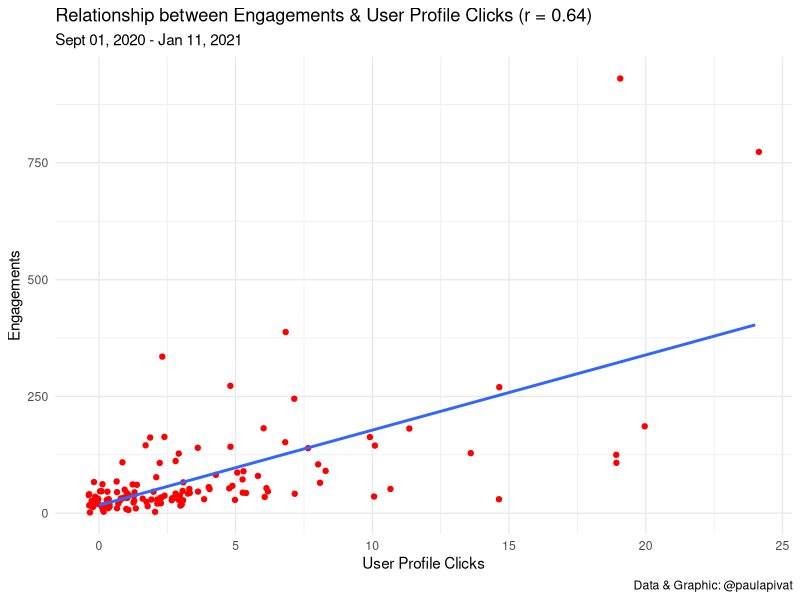
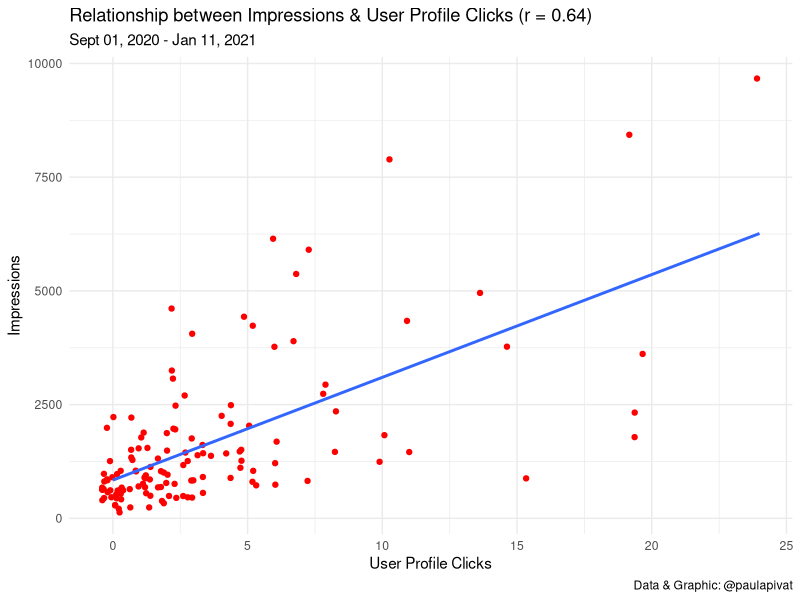
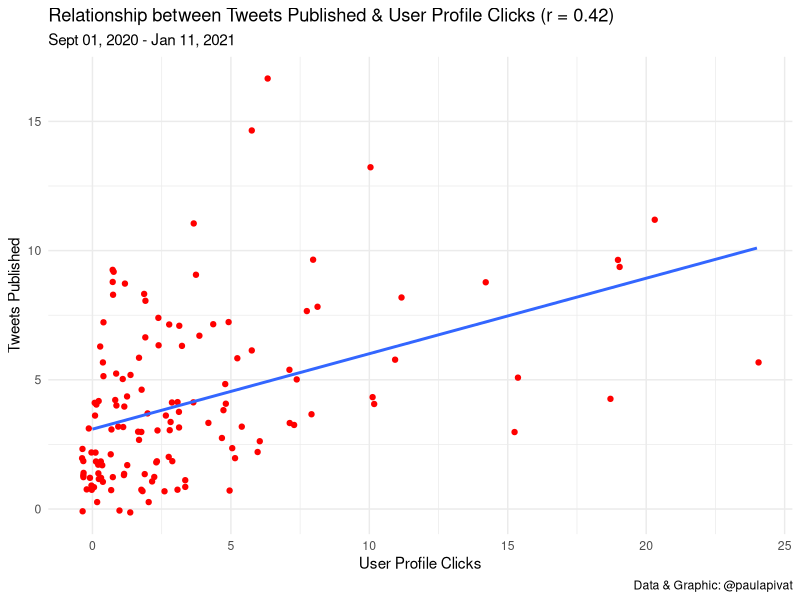
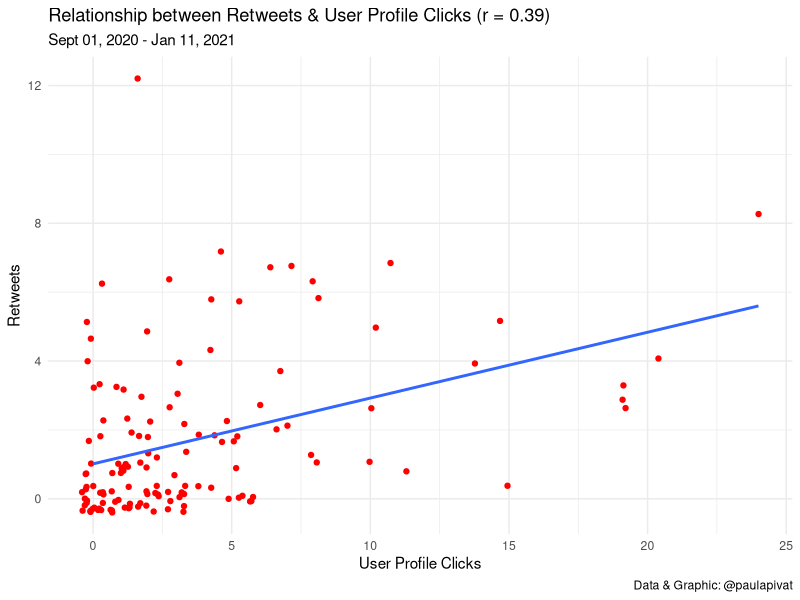
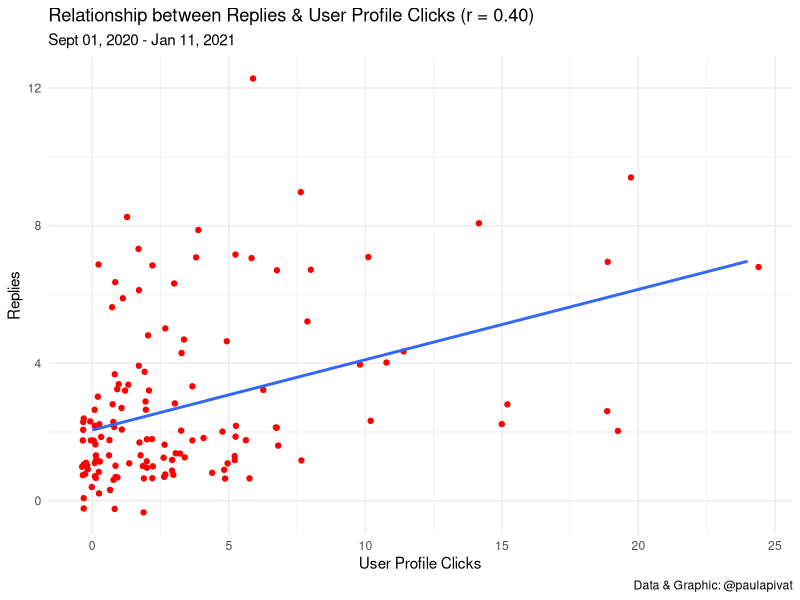
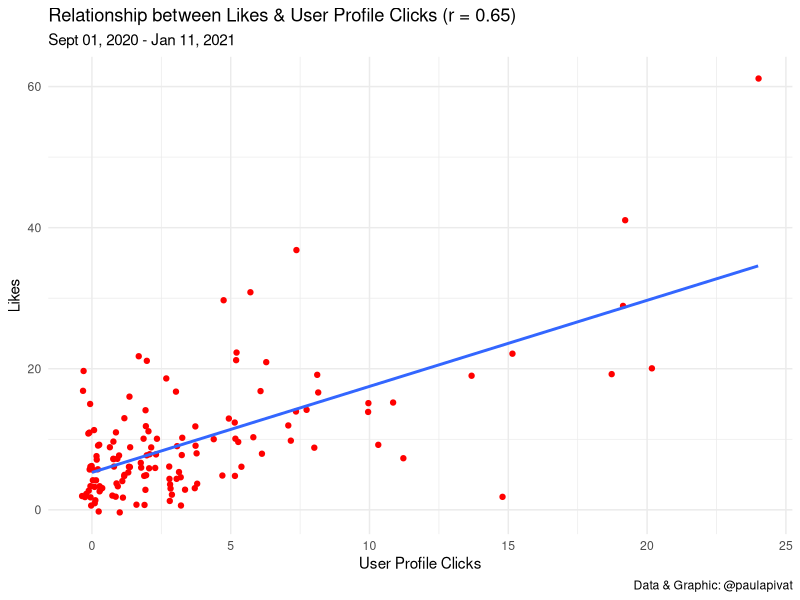
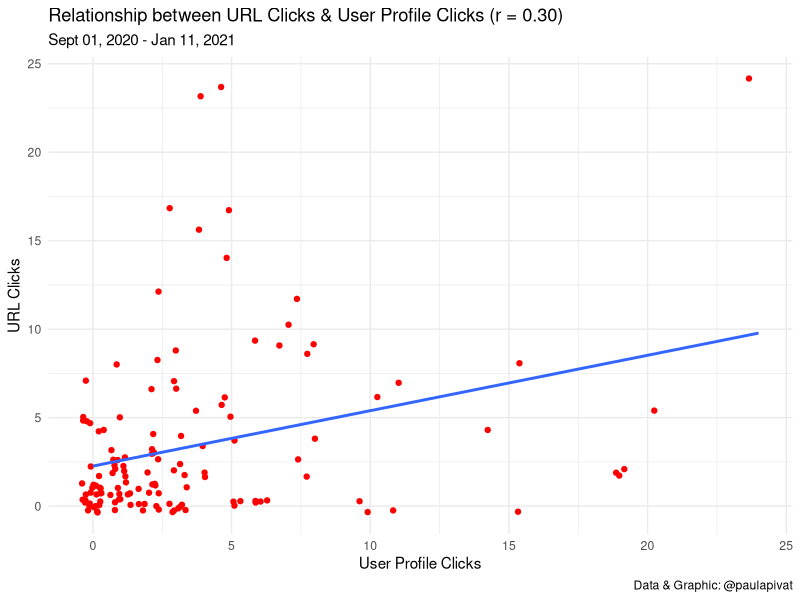
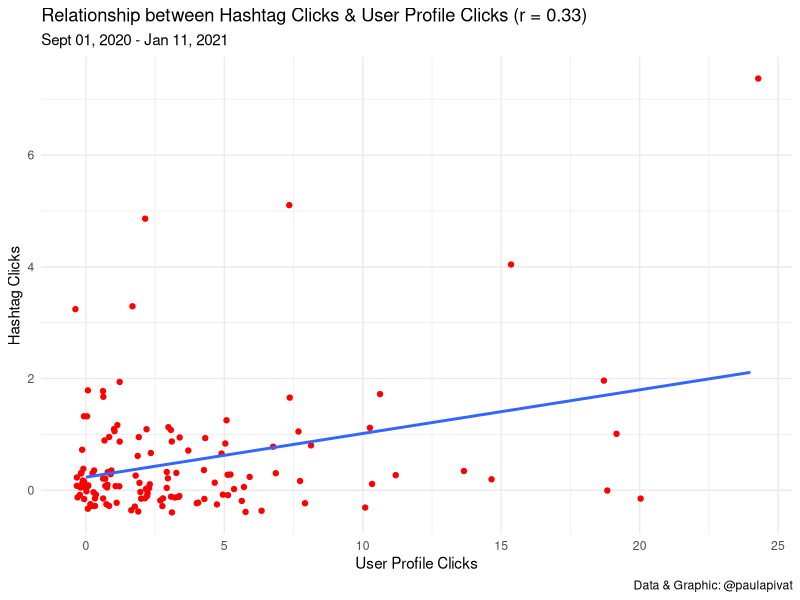

Write R code to recreate these figures, in order.
library(tidyverse)
library(lubridate)
library(GGally)

# load data from September to mid-January
df1 <- read_csv("./daily_tweet_activity/daily_tweet_activity_metrics_paulapivat_20200901_20201001_en.csv")
df2 <- read_csv("./daily_tweet_activity/daily_tweet_activity_metrics_paulapivat_20201001_20201101_en.csv")
df3 <- read_csv("./daily_tweet_activity/daily_tweet_activity_metrics_paulapivat_20201101_20201201_en.csv")
df4 <- read_csv("./daily_tweet_activity/daily_tweet_activity_metrics_paulapivat_20201201_20210101_en.csv")
df5 <- read_csv("./daily_tweet_activity/daily_tweet_activity_metrics_paulapivat_20210101_20210112_en.csv")

# combining ALL five dataframes into ONE by rows

df <- rbind(df1, df2, df3, df4, df5)

# USER PROFILE CLICKS ----

# Engagement (r = 0.64) ----
df %>%
    ggplot(aes(x = `user profile clicks`, y = engagements)) +
    geom_point(color = 'red', position = 'jitter') +
    geom_smooth(method = 'lm', se = FALSE) +
    theme_minimal() +
    labs(
        title = "Relationship between Engagements & User Profile Clicks (r = 0.64)",
        subtitle = "Sept 01, 2020 - Jan 11, 2021",
        y = "Engagements",
        x = "User Profile Clicks",
        caption = "Data & Graphic: @paulapivat"
    )

cor.test(x = df$`user profile clicks`, y = df$engagements)

# Impressions (r = 0.64) ----
df %>%
    ggplot(aes(x = `user profile clicks`, y = impressions)) +
    geom_point(color = 'red', position = 'jitter') +
    geom_smooth(method = 'lm', se = FALSE) +
    theme_minimal() +
    labs(
        title = "Relationship between Impressions & User Profile Clicks (r = 0.64)",
        subtitle = "Sept 01, 2020 - Jan 11, 2021",
        y = "Impressions",
        x = "User Profile Clicks",
        caption = "Data & Graphic: @paulapivat"
    )

cor.test(x = df$`user profile clicks`, y = df$impressions)

# Tweets Published (r = 0.42) ----
df %>%
    ggplot(aes(x = `user profile clicks`, y = `Tweets published`)) +
    geom_point(color = 'red', position = 'jitter') +
    geom_smooth(method = 'lm', se = FALSE) +
    theme_minimal() +
    labs(
        title = "Relationship between Tweets Published & User Profile Clicks (r = 0.42)",
        subtitle = "Sept 01, 2020 - Jan 11, 2021",
        y = "Tweets Published",
        x = "User Profile Clicks",
        caption = "Data & Graphic: @paulapivat"
    )

cor.test(x = df$`user profile clicks`, y = df$`Tweets published`)


# Retweets (r = 0.39) ----
df %>%
    ggplot(aes(x = `user profile clicks`, y = retweets)) +
    geom_point(color = 'red', position = 'jitter') +
    geom_smooth(method = 'lm', se = FALSE) +
    theme_minimal() +
    labs(
        title = "Relationship between Retweets & User Profile Clicks (r = 0.39)",
        subtitle = "Sept 01, 2020 - Jan 11, 2021",
        y = "Retweets",
        x = "User Profile Clicks",
        caption = "Data & Graphic: @paulapivat"
    )

cor.test(x = df$`user profile clicks`, y = df$retweets)

# Replies (r = 0.40) ----
df %>%
    ggplot(aes(x = `user profile clicks`, y = replies)) +
    geom_point(color = 'red', position = 'jitter') +
    geom_smooth(method = 'lm', se = FALSE) +
    theme_minimal() +
    labs(
        title = "Relationship between Replies & User Profile Clicks (r = 0.40)",
        subtitle = "Sept 01, 2020 - Jan 11, 2021",
        y = "Replies",
        x = "User Profile Clicks",
        caption = "Data & Graphic: @paulapivat"
    )

cor.test(x = df$`user profile clicks`, y = df$replies)

# Likes (r = 0.65) ----
df %>%
    ggplot(aes(x = `user profile clicks`, y = likes)) +
    geom_point(color = 'red', position = 'jitter') +
    geom_smooth(method = 'lm', se = FALSE) +
    theme_minimal() +
    labs(
        title = "Relationship between Likes & User Profile Clicks (r = 0.65)",
        subtitle = "Sept 01, 2020 - Jan 11, 2021",
        y = "Likes",
        x = "User Profile Clicks",
        caption = "Data & Graphic: @paulapivat"
    )

cor.test(x = df$`user profile clicks`, y = df$likes)

# URL Clicks (r = 0.30) ----
df %>%
    ggplot(aes(x = `user profile clicks`, y = `url clicks`)) +
    geom_point(color = 'red', position = 'jitter') +
    geom_smooth(method = 'lm', se = FALSE) +
    theme_minimal() +
    labs(
        title = "Relationship between URL Clicks & User Profile Clicks (r = 0.30)",
        subtitle = "Sept 01, 2020 - Jan 11, 2021",
        y = "URL Clicks",
        x = "User Profile Clicks",
        caption = "Data & Graphic: @paulapivat"
    )

cor.test(x = df$`user profile clicks`, y = df$`url clicks`)

# And Hashtag Clicks (r = 0.33) ----
df %>%
    ggplot(aes(x = `user profile clicks`, y = `hashtag clicks`)) +
    geom_point(color = 'red', position = 'jitter') +
    geom_smooth(method = 'lm', se = FALSE) +
    theme_minimal() +
    labs(
        title = "Relationship between Hashtag Clicks & User Profile Clicks (r = 0.33)",
        subtitle = "Sept 01, 2020 - Jan 11, 2021",
        y = "Hashtag Clicks",
        x = "User Profile Clicks",
        caption = "Data & Graphic: @paulapivat"
    )

cor.test(x = df$`user profile clicks`, y = df$`hashtag clicks`)

# Detail Expands (r = 0.64) ----
df %>%
    ggplot(aes(x = `user profile clicks`, y = `detail expands`)) +
    geom_point(color = 'red', position = 'jitter') +
    geom_smooth(method = 'lm', se = FALSE) +
    theme_minimal() +
    labs(
        title = "Relationship between Detail Expands & User Profile Clicks (r = 0.64)",
        subtitle = "Sept 01, 2020 - Jan 11, 2021",
        y = "Detail Expands",
        x = "User Profile Clicks",
        caption = "Data & Graphic: @paulapivat"
    )

cor.test(x = df$`user profile clicks`, y = df$`detail expands`)

# Media Views (r = 0.53) ----
df %>%
    ggplot(aes(x = `user profile clicks`, y = `media views`)) +
    geom_point(color = 'red', position = 'jitter') +
    geom_smooth(method = 'lm', se = FALSE) +
    theme_minimal() +
    labs(
        title = "Relationship between Media Views & User Profile Clicks (r = 0.53)",
        subtitle = "Sept 01, 2020 - Jan 11, 2021",
        y = "Media Views",
        x = "User Profile Clicks",
        caption = "Data & Graphic: @paulapivat"
    )

cor.test(x = df$`user profile clicks`, y = df$`media views`)

# Media Engagements (r = 0.54) ----
df %>%
    ggplot(aes(x = `user profile clicks`, y = `media engagements`)) +
    geom_point(color = 'red', position = 'jitter') +
    geom_smooth(method = 'lm', se = FALSE) +
    theme_minimal() +
    labs(
        title = "Relationship between Media Engagements & User Profile Clicks (r = 0.54)",
        subtitle = "Sept 01, 2020 - Jan 11, 2021",
        y = "Media Engagements",
        x = "User Profile Clicks",
        caption = "Data & Graphic: @paulapivat"
    )

cor.test(x = df$`user profile clicks`, y = df$`media engagements`)


# PIVOT LONGER ----
df %>%
    select(Date, `user profile clicks`, impressions, engagements, retweets, replies, likes) %>%
    pivot_longer(cols = 3:7, names_to = 'iv') %>%
    ggplot(aes(x = `user profile clicks`, y = value)) +
    geom_point(color = 'red', position = 'jitter') +
    geom_smooth(method = 'lm', se = FALSE) +
    facet_wrap(~iv, scales = 'free')

# CORRELELOGRAM ----

# native plot()
df %>%
    select(`user profile clicks`,3:4, 6:8, 10:12) %>%
    plot(pch = 20, cex = 1.5, col="#69b3a2")

# strongest
df %>%
    select(8, 12, 19:20, `user profile clicks`) %>%
    plot(pch = 20, cex = 1.5, col="#69b3a2")

# moderate
df %>%
    select(6:7, 10:11, `user profile clicks`) %>%
    plot(pch = 20, cex = 1.5, col="#69b3a2")

# GGally
# Documentation: https://www.rdocumentation.org/packages/GGally/versions/1.5.0/topics/ggpairs
library(GGally)


# GGally, Strongest Related
df %>%
    select(8, 12, 19:20, `user profile clicks`) %>%
    ggpairs(
        diag = NULL,
        title = "Strongest Relationships with User Profile Clicks: Sep 2020 - Jan 2021",
        axisLabels = c("internal"),
        xlab = "Value"
    )

# GGally, Least Related
df %>%
    select(6:7, 10:11, `user profile clicks`) %>%
    ggpairs(
        diag = NULL,
        title = "Moderate Relationships with User Profile Clicks: Sep 2020 - Jan 2021",
        axisLabels = c("internal"),
        xlab = "Value"
    )

# VISUALIZING ----
library(ggridges)

str(df)

# Ridge Plot
df %>%
    mutate(
        month = month(Date, label = TRUE, abbr = TRUE)
    ) %>% 
    # fill = ..x.. allows colors to show up
    ggplot(aes(x = impressions, y = month, fill = ..x.., group = month)) +
    geom_density_ridges_gradient(scale = 3, 
                                 rel_min_height = 0.01, 
                                 stat = 'density_ridges', 
                                 quantile_lines = TRUE,
                                 quantiles = 2) +
    scale_fill_viridis_c(option = 'C') +
    theme_minimal() +
    theme(
        legend.position = 'none'
    ) + 
    labs(
        title = "Twitter Impressions Over the Past Five Months",
        subtitle = "Sept 2020 - Jan 2021",
        caption = "Data & Visualization: @paulapivat",
        y = "",
        x = "Impressions"
    )




# Box Plot
df %>%
    mutate(
        month = month(Date, label = TRUE, abbr = TRUE)
    ) %>% 
    ggplot(aes(x = month, y = engagements, fill = month)) +
    geom_boxplot() +
    scale_fill_viridis_d(option = "C") +
    geom_jitter(color = 'black', size = 0.4, alpha = 0.9) +
    theme_minimal() +
    theme(
        legend.position = 'none'
    ) +
    labs(
        title = "Twitter Engagement Over the Past Five Months",
        subtitle = "Sept 2020 - Jan 2021",
        caption = "Data & Visualization: @paulapivat",
        y = "Engagements",
        x = ""
    )

# Violin
df %>%
    mutate(
        month = month(Date, label = TRUE, abbr = TRUE)
    ) %>% 
    ggplot(aes(x = month, y = engagements, fill = month)) +
    geom_violin()


# Area Chart
df %>%
    ggplot() +
    geom_area(aes(x = Date, y = engagements))


# Area Chart by Group
df %>%
    mutate(
        month = month(Date, label = TRUE, abbr = TRUE)
    ) %>% 
    ggplot(aes(x = Date, y = engagements, fill=month)) +
    geom_area()

# Stacked Area Chart
df %>%
    select(Date, 6:12) %>%
    pivot_longer(cols = 2:8, names_to = 'metrics') %>%
    ggplot(aes(x=Date, y=value, fill=metrics)) +
    geom_area()

# Stacked Area Chart (Percentage)
df %>%
    select(Date, 6:12) %>%
    pivot_longer(cols = 2:8, names_to = 'metrics') %>%
    ggplot(aes(x=Date, y=value, fill=metrics)) +
    geom_area(position = 'fill')



